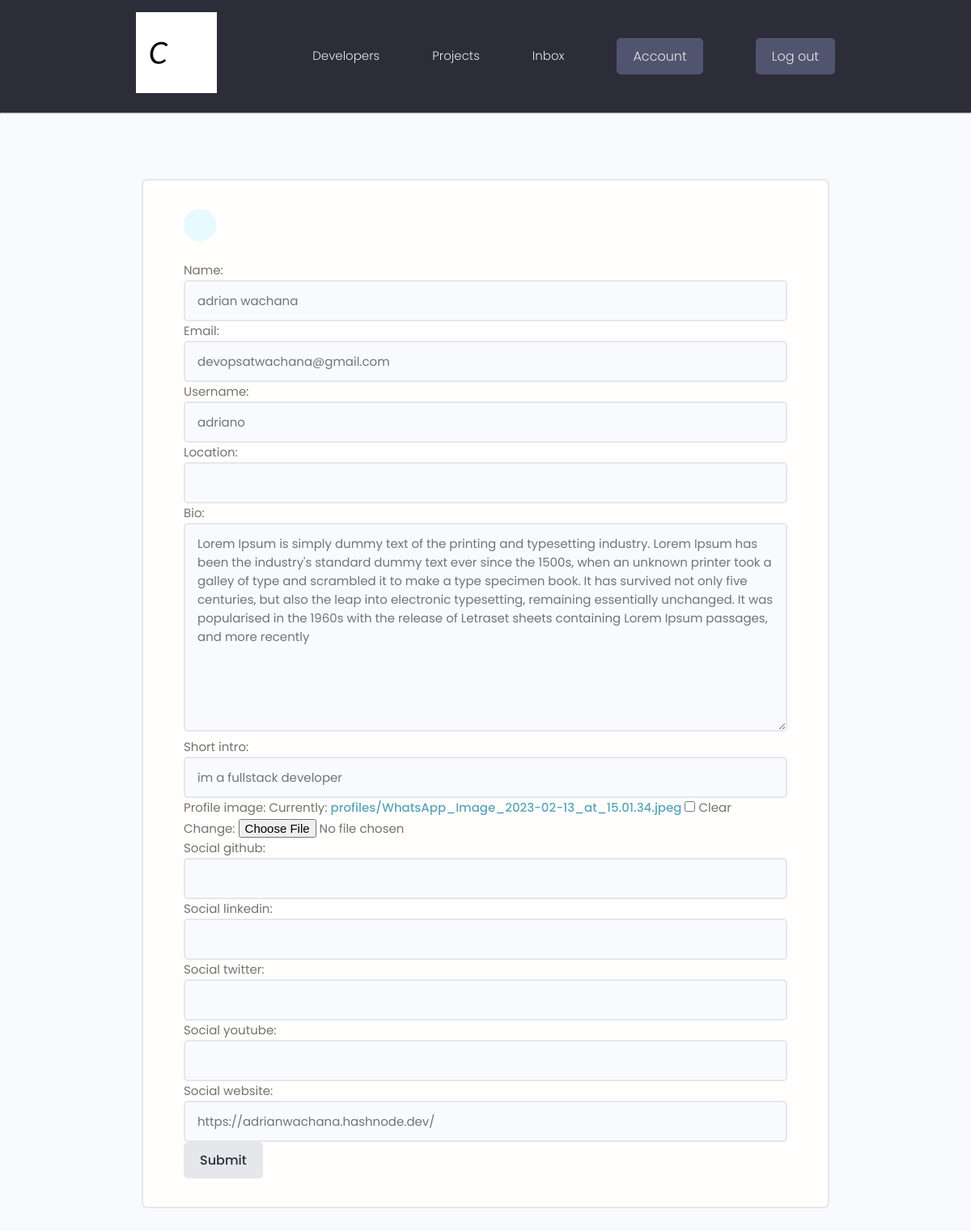
The page /edit-account/ (signed in) on the database its author committed.
### users/models.py (models this page shows, shortened)
class Profile(models.Model):
    user = models.OneToOneField(User, on_delete=models.CASCADE, null=True, blank=True)
    name = models.CharField(max_length=100, blank=True, null=True)
    username = models.CharField(max_length=200, blank=True, null=True)
    email = models.EmailField(max_length=254, blank=True, null=True)
    location = models.CharField(max_length=100, blank=True, null=True)
    short_intro = models.CharField(max_length=200, blank=True, null=True)
    bio = models.TextField(blank=True, null=True)
    profile_image = models.ImageField(upload_to='profiles/', blank=True, null=True, default="profiles/user-default.png")
    social_github = models.CharField(max_length=100, blank=True, null=True)
    social_twitter = models.CharField(max_length=100, blank=True, null=True)
    social_linkedin = models.CharField(max_length=100, blank=True, null=True)
    social_youtube = models.CharField(max_length=100, blank=True, null=True)
    social_website = models.CharField(max_length=100, blank=True, null=True)
    created = models.DateTimeField(auto_now_add=True)
    id = models.UUIDField(default=uuid.uuid4, unique=True, primary_key=True, editable=False)

### users/views.py (the view)
# urls.py: path('edit-account/', views.editAccount, name="edit-account"),
@login_required(login_url='login')
def editAccount(request):
    profile = request.user.profile
    form = ProfileForm(instance=profile)
    if request.method == 'POST':
        form = ProfileForm(request.POST, request.FILES, instance=profile)
        if form.is_valid():
            form.save()
            return redirect('account')
    context = {'form': form}
    return render(request, 'users/profile_form.html', context)

### users/forms.py
class ProfileForm(ModelForm):
    class Meta:
        model = Profile
        fields = ['name', 'email', 'username',
                  'location', 'bio', 'short_intro', 'profile_image',
                  'social_github', 'social_linkedin', 'social_twitter',
                  'social_youtube', 'social_website']
    def __init__(self, *args, **kwargs):
        super(ProfileForm, self).__init__(*args, **kwargs)
        for name, field in self.fields.items():
            field.widget.attrs.update({'class': 'input'})

### users/templates/users/profile_form.html (shortened to what this page needs)
{% extends 'main.html' %}
{% block content %}
    <main class="formPage my-xl">
        <div class="content-box">
            <div class="formWrapper">
                <a class="backButton" href="{% url 'account' %}"></a>
                <br>
                <form class="form" method="POST" action="{% url 'edit-account' %}" enctype="multipart/form-data">
                    {% for field in form %}
                      <div class="form-group">
                        {{ field.label_tag }}
                        {{ field }}
                      </div>
                    {% endfor %}
                    <button type="submit" class="btn btn-primary">Submit</button>
                </form>
            </div>
        </div>
    </main>
{% endblock content %}

### static/styles/app.css (style rules this page uses)
:root { --color-sub: #2d2d39; }
.content-box { width: 95%; max-width: 85rem; margin: 0 auto; }
.backButton { background: var(--color-main-light); color: var(--color-main); width: 4rem; height: 4rem; display: flex; align-items: center; justify-content: center; border-radius: 50%; }
.formPage .formWrapper { list-style: none; background: var(--color-white); padding: 3.5rem 5rem; border: 2px solid var(--color-light); border-radius: 0.7rem; }

### static/uikit/styles/modules/_variables.css (style rules this page uses)
:root { --color-main: #5aa5b9; --color-main-light: #e6faff; --color-sub: #3f4156; --color-sub-light: #51546e; --color-sub-lighter: #ededfd; --color-text: #737373; --color-gray: #8b8b8b; --color-light: #e5e7eb; --color-light-gray: #767676; --color-bg: #f8fafd; --color-white: #fffefd; --color-white-light: #f3f3f3; --color-success: #359e64; --color-success-bg: #def8e8; --color-error: #fc4b0b; --color-error-bg: #fff2ee; --font-base: 'Poppins', arial, helvetica, 'Segoe UI', roboto, ubuntu, sans-serif; --font-monospace: 'Fira Code', 'Courier New', courier, monospace; --font-regular: 300; --font-medium: 500; --font-bold: 700; --generic-shadow: 1px 1px 5px #00000010; --generic-transition: all 0.3s ease-in-out; }

### static/uikit/styles/modules/_base.css (style rules this page uses)
* { margin: 0; padding: 0; box-sizing: border-box; text-rendering: optimizeLegibility; color: inherit; font-size: inherit; }
html { font-size: 50%; }
@media only screen and (min-width: 480px) { html { font-size: 56.25%; } }
@media only screen and (min-width: 1200px) { html { font-size: 62.5%; } }
body { line-height: 1.6; font-weight: 400; font-size: 1.5rem; color: var(--color-text); background-color: var(--color-bg); min-height: 100vh; }

### static/uikit/styles/modules/_typography.css (style rules this page uses)
* { font-family: var(--font-base); }
a { padding-bottom: 2px; text-decoration: none; display: inline-block; color: var(--color-main); font-weight: var(--font-medium); }

### static/uikit/styles/modules/_utilities.css (style rules this page uses)
.my-xl { margin: 8rem auto; }

### static/uikit/styles/modules/_button.css (style rules this page uses)
.btn { display: inline-block; position: relative; cursor: pointer; background-color: var(--color-light); font-weight: var(--font-medium); color: var(--color-sub); text-decoration: none; padding: 1rem 2rem; border-radius: 0.5rem; border: none; width: -webkit-fit-content; width: -moz-fit-content; width: fit-content; height: -webkit-fit-content; height: -moz-fit-content; height: fit-content; font-size: 1.6rem; outline-width: 0; outline-color: transparent; -webkit-backface-visibility: hidden; backface-visibility: hidden; transition: all 0.3s ease-in-out; }

### static/uikit/styles/modules/_form.css (style rules this page uses)
.form { display: block; }
input.input[type='text'], input.input[type='email'], input.input[type='password'], input.input[type='number'], select.input, textarea.input { min-width: 24rem; width: 100%; padding: 1.2rem 1.5rem; border-radius: 0.5rem; border: 2px solid var(--color-light); transition: all 0.3s ease-in-out; background-color: var(--color-bg); }

### rows shown on the page
Profile: form "adrian wachana" "devopsatwachana@gmail.com" "adriano" "Lorem Ipsum is simply dummy text of the printing and typesetting industry. Lorem Ipsum has been the industry's standard dummy text ever since the 1500s, when an unknown printer took a galley of type and scrambled it to make a type specimen book. It has survived not only five centuries, but also the leap into electronic typesetting, remaining essentially unchanged. It was popularised in the 1960s with the release of Letraset sheets containing Lorem Ipsum passages, and more recently" "im a fullstack developer" "https://adrianwachana.hashnode.dev/"

### other values the page prints
{{ field.label_tag }} "Name:" "Email:" "Username:" "Location:" "Bio:" "Short intro:" "Profile image:" "Social github:" "Social linkedin:" "Social twitter:" "Social youtube:" "Social website:"
